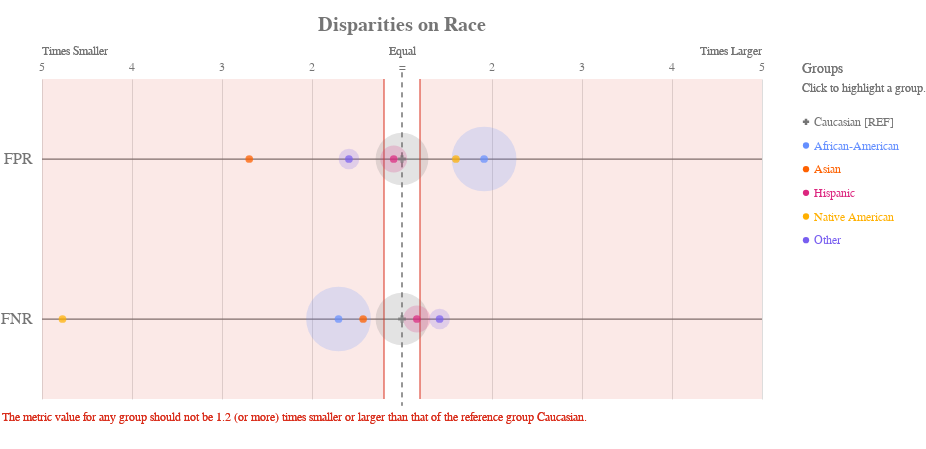

The code cell stored with this chart in its notebook:
### Code cell
ap.disparity(bias_dpg, ["fpr", "fnr"], 'race', fairness_threshold = 1.2)

### Figure 1 — Vega-Lite specification as saved in the notebook (floating-point values rounded to 4 significant figures)
{"config": {"view": {"continuousWidth": 400, "continuousHeight": 300, "strokeWidth": 0}, "axisLeft": {"labelColor": "rgb(117,117,117)", "labelFont": "Arial", "labelFontSize": 16}, "title": {"align": "center", "baseline": "middle", "color": "rgb(117,117,117)", "font": "Arial", "fontSize": 20, "fontWeight": "bold"}}, "layer": [{"data": {"name": "data-a28506501d1431fdc6139c7cca682fcf"}, "mark": {"type": "rule", "stroke": "rgb(117,117,117)", "strokeWidth": 1.25, "tooltip": ""}, "encoding": {"x": {"type": "quantitative", "field": "x", "scale": {"domain": [-4, 4], "range": [40.0, 760.0]}}, "x2": {"field": "x2"}, "y": {"type": "nominal", "axis": {"domain": false, "labelAngle": 0, "labelPadding": -30, "orient": "left", "ticks": false, "title": ""}, "field": "metric", "scale": {"domain": ["FPR", "FNR"], "range": [40.0, 360.0]}}}}, {"data": {"name": "data-79dd248bdaa0ea02c535240e8ad022c8"}, "mark": {"type": "rule", "stroke": "rgb(117,117,117)", "strokeDash": [5, 5], "strokeWidth": 1}, "encoding": {"tooltip": {"value": "Caucasian [REF]"}, "x": {"value": 400.0}, "y": {"value": 33.33}, "y2": {"value": 366.7}}}, {"data": {"name": "data-91715fc5993a5f84065017610b00531e"}, "mark": {"type": "text", "align": "center", "color": "rgb(117,117,117)", "font": "Arial", "fontSize": 12, "fontWeight": "normal", "tooltip": ""}, "encoding": {"text": {"type": "nominal", "field": "label"}, "x": {"type": "quantitative", "field": "value", "scale": {"domain": [-4, 4], "range": [40.0, 760.0]}}, "y": {"value": 28.0}}}, {"layer": [{"mark": {"type": "text", "align": "left", "fill": "rgb(117,117,117)", "font": "Arial", "fontSize": 12, "fontWeight": "normal", "tooltip": ""}, "encoding": {"text": {"value": "Times Smaller"}, "x": {"value": 40.0}, "y": {"value": 12.0}}}, {"mark": {"type": "text", "align": "right", "fill": "rgb(117,117,117)", "font": "Arial", "fontSize": 12, "fontWeight": "normal", "tooltip": ""}, "encoding": {"text": {"value": "Times Larger"}, "x": {"value": 760.0}, "y": {"value": 12.0}}}, {"mark": {"type": "text", "align": "center", "fill": "rgb(117,117,117)", "font": "Arial", "fontSize": 12, "fontWeight": "normal", "tooltip": ""}, "encoding": {"text": {"value": "Equal"}, "x": {"value": 400.0}, "y": {"value": 12.0}}}], "data": {"name": "data-79dd248bdaa0ea02c535240e8ad022c8"}}, {"layer": [{"mark": {"type": "rule", "opacity": 0.8, "stroke": "rgb(217, 46, 28)", "strokeWidth": 1.25, "tooltip": ""}, "encoding": {"x": {"type": "quantitative", "field": "min", "scale": {"domain": [-4, 4], "range": [40.0, 760.0]}}, "y": {"value": 40.0}, "y2": {"value": 360.0}}}, {"mark": {"type": "rule", "opacity": 0.8, "stroke": "rgb(217, 46, 28)", "strokeWidth": 1.25, "tooltip": ""}, "encoding": {"x": {"type": "quantitative", "field": "max", "scale": {"domain": [-4, 4], "range": [40.0, 760.0]}}, "y": {"value": 40.0}, "y2": {"value": 360.0}}}, {"layer": [{"mark": {"type": "rect", "fill": "rgb(217, 46, 28)", "opacity": 0.1, "tooltip": ""}, "encoding": {"x": {"type": "quantitative", "field": "min", "scale": {"domain": [-4, 4], "range": [40.0, 760.0]}}, "x2": {"field": "lower_end"}, "y": {"value": 40.0}, "y2": {"value": 360.0}}}, {"mark": {"type": "rect", "fill": "rgb(217, 46, 28)", "opacity": 0.1, "tooltip": ""}, "encoding": {"x": {"type": "quantitative", "field": "max", "scale": {"domain": [-4, 4], "range": [40.0, 760.0]}}, "x2": {"field": "upper_end"}, "y": {"value": 40.0}, "y2": {"value": 360.0}}}]}, {"data": {"name": "data-79dd248bdaa0ea02c535240e8ad022c8"}, "mark": {"type": "text", "align": "left", "baseline": "top", "fill": "rgb(217, 46, 28)", "font": "Arial", "fontSize": 12, "fontWeight": "normal", "tooltip": ""}, "encoding": {"text": {"value": "The metric value for any group should not be 1.2 (or more) times smaller or larger than that of the reference group Caucasian."}, "x": {"value": 0}, "y": {"value": 373.3}}}], "data": {"name": "data-6934b839e4927d35aea431095a207991"}}, {"layer": [{"mark": "circle"}, {"data": {"name": "data-8a4ed8afa169beea13a9ef9e3d58419d"}, "mark": {"type": "circle", "opacity": 0.2}, "encoding": {"color": {"condition": {"type": "nominal", "field": "attribute_value", "legend": null, "scale": {"domain": ["Caucasian", "African-American", "Asian", "Hispanic", "Native American", "Other"], "range": ["rgb(117,117,117)", "rgb(100, 143, 255)", "rgb(254, 97, 0)", "rgb(220, 38, 127)", "rgb(255, 176, 0)", "rgb(120, 94, 240)"]}, "selection": "selector013"}, "value": "rgb(224,224,224)"}, "size": {"type": "quantitative", "field": "group_size", "legend": null, "scale": {"domain": [0, 4435.0], "range": [0, 5027.0]}}, "tooltip": [{"type": "nominal", "field": "attribute_value", "title": "Group"}, {"type": "nominal", "field": "tooltip_group_size", "title": "Group Size"}, {"type": "nominal", "field": "tooltip_disparity_explanation_fpr", "title": "Disparity"}, {"type": "quantitative", "field": "fpr", "format": ".2f", "title": "FPR"}], "x": {"type": "quantitative", "axis": {"domain": false, "labels": false, "ticks": false, "title": null, "values": [1, 2, 3, 4, -4, -3, -2, -1]}, "field": "fpr_disparity_scaled", "scale": {"domain": [-4, 4], "range": [40.0, 760.0]}}, "y": {"type": "nominal", "axis": {"domain": false, "grid": false, "labels": false, "ticks": false, "title": " "}, "field": "metric_variable", "scale": {"domain": ["FPR", "FNR"], "range": [40.0, 360.0]}}}, "selection": {"selector015": {"type": "multi", "empty": "all", "fields": ["attribute_value"]}}, "transform": [{"calculate": "'FPR'", "as": "metric_variable"}]}, {"data": {"name": "data-8a4ed8afa169beea13a9ef9e3d58419d"}, "mark": {"type": "circle", "opacity": 0.2}, "encoding": {"color": {"condition": {"type": "nominal", "field": "attribute_value", "legend": null, "scale": {"domain": ["Caucasian", "African-American", "Asian", "Hispanic", "Native American", "Other"], "range": ["rgb(117,117,117)", "rgb(100, 143, 255)", "rgb(254, 97, 0)", "rgb(220, 38, 127)", "rgb(255, 176, 0)", "rgb(120, 94, 240)"]}, "selection": "selector013"}, "value": "rgb(224,224,224)"}, "size": {"type": "quantitative", "field": "group_size", "legend": null, "scale": {"domain": [0, 4435.0], "range": [0, 5027.0]}}, "tooltip": [{"type": "nominal", "field": "attribute_value", "title": "Group"}, {"type": "nominal", "field": "tooltip_group_size", "title": "Group Size"}, {"type": "nominal", "field": "tooltip_disparity_explanation_fnr", "title": "Disparity"}, {"type": "quantitative", "field": "fnr", "format": ".2f", "title": "FNR"}], "x": {"type": "quantitative", "axis": {"domain": false, "labels": false, "ticks": false, "title": null, "values": [1, 2, 3, 4, -4, -3, -2, -1]}, "field": "fnr_disparity_scaled", "scale": {"domain": [-4, 4], "range": [40.0, 760.0]}}, "y": {"type": "nominal", "axis": {"domain": false, "grid": false, "labels": false, "ticks": false, "title": " "}, "field": "metric_variable", "scale": {"domain": ["FPR", "FNR"], "range": [40.0, 360.0]}}}, "selection": {"selector017": {"type": "multi", "empty": "all", "fields": ["attribute_value"]}}, "transform": [{"calculate": "'FNR'", "as": "metric_variable"}]}, {"layer": [{"mark": "point"}, {"data": {"name": "data-8a4ed8afa169beea13a9ef9e3d58419d"}, "mark": {"type": "point", "filled": true, "size": 60}, "encoding": {"color": {"condition": {"type": "nominal", "field": "attribute_value", "legend": null, "scale": {"domain": ["Caucasian", "African-American", "Asian", "Hispanic", "Native American", "Other"], "range": ["rgb(117,117,117)", "rgb(100, 143, 255)", "rgb(254, 97, 0)", "rgb(220, 38, 127)", "rgb(255, 176, 0)", "rgb(120, 94, 240)"]}, "selection": "selector013"}, "value": "rgb(224,224,224)"}, "shape": {"type": "nominal", "field": "attribute_value", "legend": null, "scale": {"domain": ["Caucasian", "African-American", "Asian", "Hispanic", "Native American", "Other"], "range": ["cross", "circle", "circle", "circle", "circle", "circle"]}}, "tooltip": [{"type": "nominal", "field": "attribute_value", "title": "Group"}, {"type": "nominal", "field": "tooltip_group_size", "title": "Group Size"}, {"type": "nominal", "field": "tooltip_disparity_explanation_fpr", "title": "Disparity"}, {"type": "quantitative", "field": "fpr", "format": ".2f", "title": "FPR"}], "x": {"type": "quantitative", "axis": {"domain": false, "labels": false, "ticks": false, "title": null, "values": [1, 2, 3, 4, -4, -3, -2, -1]}, "field": "fpr_disparity_scaled", "scale": {"domain": [-4, 4], "range": [40.0, 760.0]}}, "y": {"type": "nominal", "axis": {"domain": false, "grid": false, "labels": false, "ticks": false, "title": " "}, "field": "metric_variable", "scale": {"domain": ["FPR", "FNR"], "range": [40.0, 360.0]}}}, "selection": {"selector014": {"type": "multi", "empty": "all", "fields": ["attribute_value"]}}, "transform": [{"calculate": "'FPR'", "as": "metric_variable"}]}, {"data": {"name": "data-8a4ed8afa169beea13a9ef9e3d58419d"}, "mark": {"type": "point", "filled": true, "size": 60}, "encoding": {"color": {"condition": {"type": "nominal", "field": "attribute_value", "legend": null, "scale": {"domain": ["Caucasian", "African-American", "Asian", "Hispanic", "Native American", "Other"], "range": ["rgb(117,117,117)", "rgb(100, 143, 255)", "rgb(254, 97, 0)", "rgb(220, 38, 127)", "rgb(255, 176, 0)", "rgb(120, 94, 240)"]}, "selection": "selector013"}, "value": "rgb(224,224,224)"}, "shape": {"type": "nominal", "field": "attribute_value", "legend": null, "scale": {"domain": ["Caucasian", "African-American", "Asian", "Hispanic", "Native American", "Other"], "range": ["cross", "circle", "circle", "circle", "circle", "circle"]}}, "tooltip": [{"type": "nominal", "field": "attribute_value", "title": "Group"}, {"type": "nominal", "field": "tooltip_group_size", "title": "Group Size"}, {"type": "nominal", "field": "tooltip_disparity_explanation_fnr", "title": "Disparity"}, {"type": "quantitative", "field": "fnr", "format": ".2f", "title": "FNR"}], "x": {"type": "quantitative", "axis": {"domain": false, "labels": false, "ticks": false, "title": null, "values": [1, 2, 3, 4, -4, -3, -2, -1]}, "field": "fnr_disparity_scaled", "scale": {"domain": [-4, 4], "range": [40.0, 760.0]}}, "y": {"type": "nominal", "axis": {"domain": false, "grid": false, "labels": false, "ticks": false, "title": " "}, "field": "metric_variable", "scale": {"domain": ["FPR", "FNR"], "range": [40.0, 360.0]}}}, "selection": {"selector016": {"type": "multi", "empty": "all", "fields": ["attribute_value"]}}, "transform": [{"calculate": "'FNR'", "as": "metric_variable"}]}]}]}, {"layer": [{"mark": {"type": "point", "filled": true, "opacity": 1, "size": 39.48}, "encoding": {"color": {"condition": {"type": "nominal", "field": "attribute_value", "legend": null, "scale": {"domain": ["Caucasian", "African-American", "Asian", "Hispanic", "Native American", "Other"], "range": ["rgb(117,117,117)", "rgb(100, 143, 255)", "rgb(254, 97, 0)", "rgb(220, 38, 127)", "rgb(255, 176, 0)", "rgb(120, 94, 240)"]}, "selection": "selector013"}, "value": "rgb(224,224,224)"}, "shape": {"type": "nominal", "field": "attribute_value", "legend": null, "scale": {"domain": ["Caucasian", "African-American", "Asian", "Hispanic", "Native American", "Other"], "range": ["cross", "circle", "circle", "circle", "circle", "circle"]}}, "x": {"value": 804}, "y": {"type": "nominal", "axis": {"domain": false, "grid": false, "labels": false, "ticks": false, "title": " "}, "field": "attribute_value", "scale": {"domain": ["Caucasian", "African-American", "Asian", "Hispanic", "Native American", "Other"], "range": [71, 213]}}}, "selection": {"selector013": {"type": "multi", "empty": "all", "fields": ["attribute_value"]}}}, {"mark": {"type": "text", "align": "left", "baseline": "middle", "font": "Arial", "fontSize": 12, "fontWeight": "normal"}, "encoding": {"color": {"condition": {"type": "nominal", "field": "attribute_value", "legend": null, "scale": {"domain": ["Caucasian", "African-American", "Asian", "Hispanic", "Native American", "Other"], "range": ["rgb(117,117,117)", "rgb(100, 143, 255)", "rgb(254, 97, 0)", "rgb(220, 38, 127)", "rgb(255, 176, 0)", "rgb(120, 94, 240)"]}, "selection": "selector013"}, "value": "rgb(224,224,224)"}, "text": {"type": "nominal", "field": "label"}, "x": {"value": 812}, "y": {"type": "nominal", "axis": {"domain": false, "grid": false, "labels": false, "ticks": false, "title": " "}, "field": "attribute_value", "scale": {"domain": ["Caucasian", "African-American", "Asian", "Hispanic", "Native American", "Other"], "range": [71, 213]}}}, "selection": {"selector018": {"type": "multi", "empty": "all", "fields": ["attribute_value"]}}}, {"data": {"name": "data-79dd248bdaa0ea02c535240e8ad022c8"}, "mark": {"type": "text", "align": "left", "baseline": "middle", "color": "rgb(117,117,117)", "font": "Arial", "fontSize": 12, "fontWeight": "normal"}, "encoding": {"text": {"value": "Click to highlight a group."}, "x": {"value": 800}, "y": {"value": 49}}}, {"data": {"name": "data-79dd248bdaa0ea02c535240e8ad022c8"}, "mark": {"type": "text", "align": "left", "baseline": "middle", "color": "rgb(117,117,117)", "font": "Arial", "fontSize": 14, "fontWeight": "normal"}, "encoding": {"text": {"value": "Groups"}, "x": {"value": 800}, "y": {"value": 30}}}], "data": {"name": "data-88ed55fc5802429837a290e492c87da9"}}], "height": 400, "padding": {"top": 15, "bottom": 10}, "resolve": {"scale": {"size": "independent", "y": "independent"}}, "title": "Disparities on Race", "width": 800, "$schema": "https://vega.github.io/schema/vega-lite/v4.8.1.json", "datasets": {"data-a28506501d1431fdc6139c7cca682fcf": [{"metric": "FPR", "x": -4, "x2": 4}, {"metric": "FNR", "x": -4, "x2": 4}], "data-79dd248bdaa0ea02c535240e8ad022c8": [{"a": 1, "b": 0}, {"a": 1, "b": 0}], "data-91715fc5993a5f84065017610b00531e": [{"value": 1, "label": 2}, {"value": 2, "label": 3}, {"value": 3, "label": 4}, {"value": 4, "label": 5}, {"value": -4, "label": 5}, {"value": -3, "label": 4}, {"value": -2, "label": 3}, {"value": -1, "label": 2}, {"value": 0, "label": "="}], "data-6934b839e4927d35aea431095a207991": [{"min": -0.2, "max": 0.2, "lower_end": -4, "upper_end": 4}], "data-8a4ed8afa169beea13a9ef9e3d58419d": [{"attribute_name": "race", "attribute_value": "African-American", "group_size": 3696, "total_entities": 7214, "fpr": 0.4485, "fnr": 0.2799, "fpr_disparity": 1.912, "fnr_disparity": 0.5864, "fpr_disparity_scaled": 0.9121, "fnr_disparity_scaled": -0.7053, "tooltip_group_size": "3,696 (51.23%)", "tooltip_disparity_explanation_fpr": "1.91 times larger FPR than the reference group", "tooltip_disparity_explanation_fnr": "1.71 times smaller FNR than the reference group"}, {"attribute_name": "race", "attribute_value": "Asian", "group_size": 32, "total_entities": 7214, "fpr": 0.08696, "fnr": 0.3333, "fpr_disparity": 0.3707, "fnr_disparity": 0.6985, "fpr_disparity_scaled": -1.697, "fnr_disparity_scaled": -0.4317, "tooltip_group_size": "32 (0.44%)", "tooltip_disparity_explanation_fpr": "2.70 times smaller FPR than the reference group", "tooltip_disparity_explanation_fnr": "1.43 times smaller FNR than the reference group"}, {"attribute_name": "race", "attribute_value": "Caucasian", "group_size": 2454, "total_entities": 7214, "fpr": 0.2345, "fnr": 0.4772, "fpr_disparity": 1.0, "fnr_disparity": 1.0, "fpr_disparity_scaled": 0.0, "fnr_disparity_scaled": 0.0, "tooltip_group_size": "2,454 (34.02%)", "tooltip_disparity_explanation_fpr": "Reference group", "tooltip_disparity_explanation_fnr": "Reference group"}, {"attribute_name": "race", "attribute_value": "Hispanic", "group_size": 637, "total_entities": 7214, "fpr": 0.2148, "fnr": 0.556, "fpr_disparity": 0.9159, "fnr_disparity": 1.165, "fpr_disparity_scaled": -0.09184, "fnr_disparity_scaled": 0.1651, "tooltip_group_size": "637 (8.83%)", "tooltip_disparity_explanation_fpr": "1.09 times smaller FPR than the reference group", "tooltip_disparity_explanation_fnr": "1.17 times larger FNR than the reference group"}, {"attribute_name": "race", "attribute_value": "Native American", "group_size": 18, "total_entities": 7214, "fpr": 0.375, "fnr": 0.1, "fpr_disparity": 1.599, "fnr_disparity": 0.2095, "fpr_disparity_scaled": 0.5989, "fnr_disparity_scaled": -3.772, "tooltip_group_size": "18 (0.25%)", "tooltip_disparity_explanation_fpr": "1.60 times larger FPR than the reference group", "tooltip_disparity_explanation_fnr": "4.77 times smaller FNR than the reference group"}, {"attribute_name": "race", "attribute_value": "Other", "group_size": 377, "total_entities": 7214, "fpr": 0.1475, "fnr": 0.6767, "fpr_disparity": 0.6291, "fnr_disparity": 1.418, "fpr_disparity_scaled": -0.5897, "fnr_disparity_scaled": 0.418, "tooltip_group_size": "377 (5.23%)", "tooltip_disparity_explanation_fpr": "1.59 times smaller FPR than the reference group", "tooltip_disparity_explanation_fnr": "1.42 times larger FNR than the reference group"}], "data-88ed55fc5802429837a290e492c87da9": [{"attribute_value": "Caucasian", "label": "Caucasian [REF]"}, {"attribute_value": "African-American", "label": "African-American"}, {"attribute_value": "Asian", "label": "Asian"}, {"attribute_value": "Hispanic", "label": "Hispanic"}, {"attribute_value": "Native American", "label": "Native American"}, {"attribute_value": "Other", "label": "Other"}]}}
